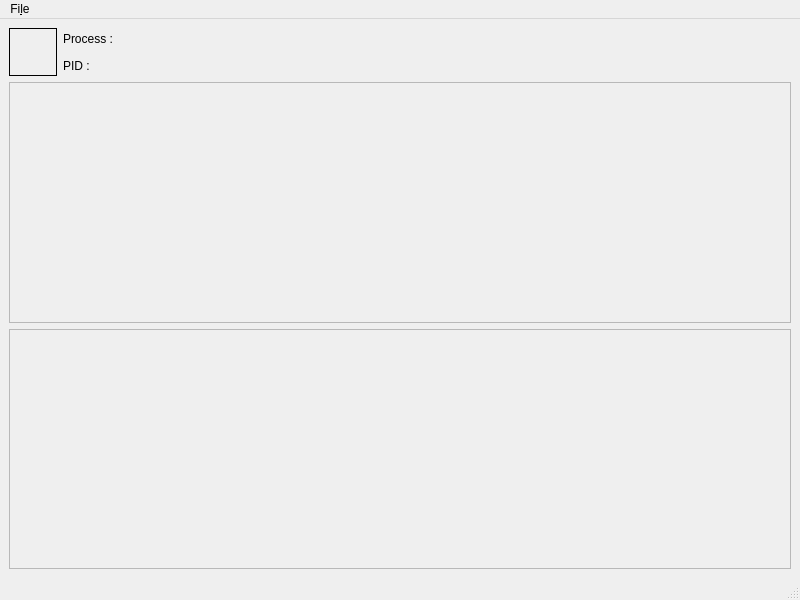
<?xml version="1.0" encoding="UTF-8"?>
<ui version="4.0">
 <class>MainWindow</class>
 <widget class="QMainWindow" name="MainWindow">
  <property name="geometry">
   <rect>
    <x>0</x>
    <y>0</y>
    <width>800</width>
    <height>600</height>
   </rect>
  </property>
  <property name="windowTitle">
   <string>MainWindow</string>
  </property>
  <widget class="QWidget" name="centralwidget">
   <layout class="QVBoxLayout" name="verticalLayout">
    <item>
     <layout class="QHBoxLayout" name="horizontalLayout_2">
      <item>
       <widget class="QLabel" name="label_icon">
        <property name="minimumSize">
         <size>
          <width>48</width>
          <height>48</height>
         </size>
        </property>
        <property name="frameShape">
         <enum>QFrame::Box</enum>
        </property>
        <property name="text">
         <string/>
        </property>
       </widget>
      </item>
      <item>
       <layout class="QHBoxLayout" name="horizontalLayout">
        <item>
         <layout class="QGridLayout" name="gridLayout">
          <item row="0" column="0" colspan="2">
           <widget class="QLabel" name="label">
            <property name="text">
             <string>Process :</string>
            </property>
           </widget>
          </item>
          <item row="0" column="2">
           <widget class="QLabel" name="label_process_name">
            <property name="text">
             <string/>
            </property>
           </widget>
          </item>
          <item row="1" column="0">
           <widget class="QLabel" name="label_2">
            <property name="text">
             <string>PID :</string>
            </property>
           </widget>
          </item>
          <item row="1" column="1" colspan="2">
           <widget class="QLabel" name="label_process_pid">
            <property name="text">
             <string/>
            </property>
           </widget>
          </item>
         </layout>
        </item>
        <item>
         <spacer name="horizontalSpacer">
          <property name="orientation">
           <enum>Qt::Horizontal</enum>
          </property>
          <property name="sizeHint" stdset="0">
           <size>
            <width>40</width>
            <height>20</height>
           </size>
          </property>
         </spacer>
        </item>
       </layout>
      </item>
     </layout>
    </item>
    <item>
     <widget class="QTableView" name="tableView_maptype">
      <property name="enabled">
       <bool>false</bool>
      </property>
      <property name="editTriggers">
       <set>QAbstractItemView::NoEditTriggers</set>
      </property>
      <property name="selectionBehavior">
       <enum>QAbstractItemView::SelectRows</enum>
      </property>
      <attribute name="verticalHeaderDefaultSectionSize">
       <number>20</number>
      </attribute>
     </widget>
    </item>
    <item>
     <widget class="QTreeView" name="treeView_map">
      <property name="enabled">
       <bool>false</bool>
      </property>
      <property name="editTriggers">
       <set>QAbstractItemView::NoEditTriggers</set>
      </property>
      <property name="tabKeyNavigation">
       <bool>false</bool>
      </property>
     </widget>
    </item>
   </layout>
  </widget>
  <widget class="QMenuBar" name="menubar">
   <property name="geometry">
    <rect>
     <x>0</x>
     <y>0</y>
     <width>800</width>
     <height>20</height>
    </rect>
   </property>
   <widget class="QMenu" name="menuFile">
    <property name="title">
     <string>Fi&amp;le</string>
    </property>
    <addaction name="actionSelectProcess"/>
    <addaction name="separator"/>
    <addaction name="actionExit"/>
   </widget>
   <addaction name="menuFile"/>
  </widget>
  <widget class="QStatusBar" name="statusbar"/>
  <action name="actionSelectProcess">
   <property name="text">
    <string>&amp;Select Process...</string>
   </property>
   <property name="shortcut">
    <string>Ctrl+P</string>
   </property>
  </action>
  <action name="actionExit">
   <property name="text">
    <string>&amp;Exit</string>
   </property>
   <property name="shortcut">
    <string>Ctrl+Q</string>
   </property>
  </action>
 </widget>
 <resources/>
 <connections/>
</ui>
